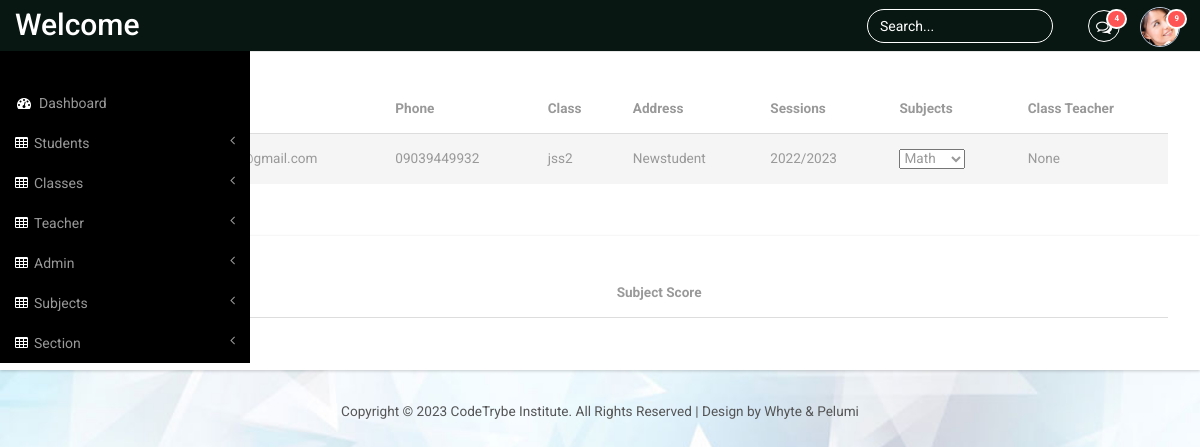
The app's page /view_student/10/, older data.
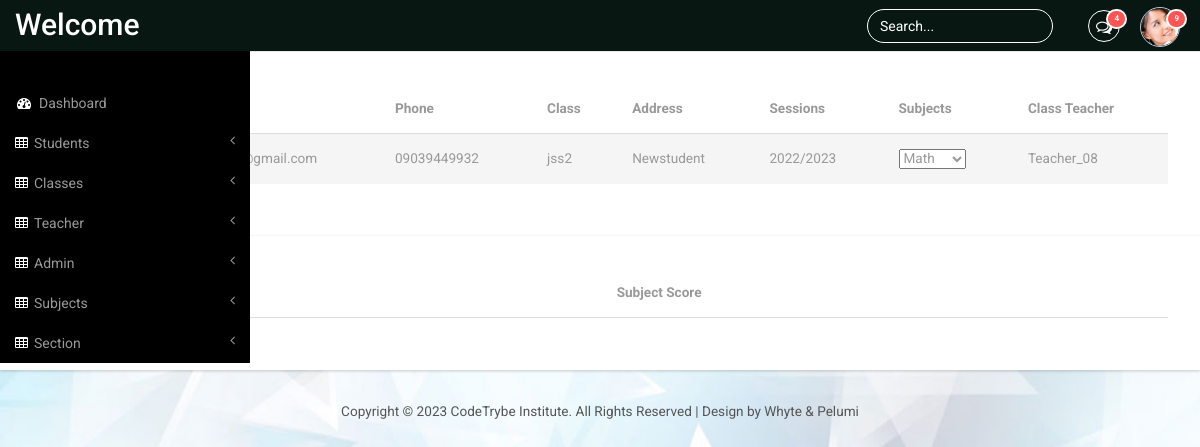
The same page, newer data.
### panel/models.py (models this page shows, shortened)
class StdClass(models.Model):
    name = models.CharField(max_length=40)
    subject = models.ManyToManyField(Subject,related_name="classes")
    class_teacher = models.ForeignKey(
        Teacher,
        on_delete=models.SET_NULL,
        null=True,
        blank=True
    )
    session = models.ForeignKey(Session, on_delete=models.CASCADE,default=None)
    def __str__(self):
        return self.name

class Teacher(models.Model):
    user = models.OneToOneField(User, on_delete=models.CASCADE)
    phone_number = models.CharField(max_length=20,default="+234-")
    email = models.EmailField(max_length=50)
    address = models.CharField(max_length=50,default="Default address")
    gender = models.CharField(max_length=40,default="male")
    role = models.CharField(max_length=20,default="teacher")
    def __str__(self):
        return self.user.username

### panel/views.py (the view)
# urls.py: path('view_student/<int:id>/',views.view_student, name='panel-view-student'),
def view_student(request, id):
    user = get_object_or_404(Student, id=id)
    stdClass = StdClass.objects.filter(name=user.std_class).first()
    class_subjects = stdClass.subject.all()
    class_session = stdClass.session
    context = {'user': user, 'stdClass': stdClass, 'class_subjects': class_subjects, 'class_session': class_session}
    return render(request, 'panel/v_std.html', context)

### panel/models.py (called while the page is built)
    def __str__(self):
        return self.Year

    def __str__(self):
        return self.name

### panel/templates/panel/v_std.html
{% extends "panel/base.html"%}
{% block content%}
<div class="container_bottom">
    <div class="col-mid-8 span_3">
        <div class="bs-example1" data-example-id="contextual-table">
            <table class="table">
                <thead>
                    <tr>
                        <th>Name</th>
                        <th>Email</th>
                        <th>Phone</th>
                        <th>Class</th>
                        <th>Address</th>
                        <th>Sessions</th>
                        <th>Subjects</th>
                        <th>Class Teacher</th>
                    </tr>
                </thead>
                <tbody>
                    <tr>
                        <tr class="active">
                        <td>{{ user.user }}</td>
                        <td>{{ user.email }}</td>
                        <td>{{ user.phone_number }}</td>
                        <td>{{ user.std_class }}</td>
                        <td>{{ user.address }}</td>
                        <td>{{ class_session }}</td>
                        <td>
                            <select>
                                {% for subject in class_subjects %}
                                <option>{{ subject }}</option>
                                {% endfor %}
                            </select>
                        </td>
                        <td>{{ stdClass.class_teacher }}</td>
                    </tr>
                </tbody>
            </table>
        </div>
    </div>
</div>
<div class="container_bottom">
    <div class="col-mid-8 span_3">
        <div class="bs-example1" data-example-id="contextual-table">
            <table class="table">
                <thead>
                    <tr>
                        <th>Subject Name</th>
                        <th>Subject Score</th>
                        </tr>
                </thead>
            </table>
        </div>
    </div>
</div>
{% endblock %}

Row changes from the older to the newer data that the page shows:
changed StdClass: class_teacher "None" → "Teacher_08"
